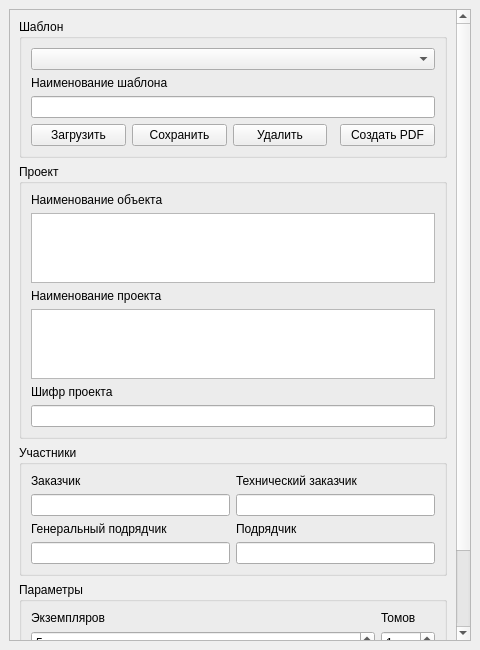
<?xml version="1.0" encoding="UTF-8"?>
<ui version="4.0">
 <class>MainWindow</class>

 <widget class="QMainWindow" name="MainWindow">
  <property name="windowTitle">
   <string>Титульники</string>
  </property>

  <property name="minimumSize">
   <size>
    <width>480</width>
    <height>650</height>
   </size>
  </property>

  <property name="locale">
   <locale language="Russian" country="Russia"/>
  </property>

  <widget class="QWidget" name="centralwidget">
   <layout class="QVBoxLayout" name="mainLayout">
    <property name="spacing">
     <number>10</number>
    </property>

    <item>
     <widget class="QScrollArea" name="scrollArea">
      <property name="widgetResizable">
       <bool>true</bool>
      </property>

      <widget class="QWidget" name="scrollContent">
       <layout class="QVBoxLayout" name="contentLayout">

        <!-- ШАБЛОН -->
        <item>
         <widget class="QGroupBox" name="templateGroup">
          <property name="title">
           <string>Шаблон</string>
          </property>
          <layout class="QVBoxLayout">

           <item>
            <widget class="QComboBox" name="samples"/>
           </item>

           <item>
            <widget class="QLabel">
             <property name="text">
              <string>Наименование шаблона</string>
             </property>
            </widget>
           </item>

           <item>
            <widget class="QLineEdit" name="sample_text_box"/>
           </item>

           <item>
            <layout class="QHBoxLayout">
             <item><widget class="QPushButton" name="loadSample"><property name="text"><string>Загрузить</string></property></widget></item>
             <item><widget class="QPushButton" name="saveSample"><property name="text"><string>Сохранить</string></property></widget></item>
             <item><widget class="QPushButton" name="deleteSample"><property name="text"><string>Удалить</string></property></widget></item>
             <item><spacer><property name="orientation"><enum>Qt::Horizontal</enum></property></spacer></item>
             <item><widget class="QPushButton" name="createPDF"><property name="text"><string>Создать PDF</string></property></widget></item>
            </layout>
           </item>

          </layout>
         </widget>
        </item>

        <!-- ПРОЕКТ -->
        <item>
         <widget class="QGroupBox" name="projectGroup">
          <property name="title">
           <string>Проект</string>
          </property>
          <layout class="QVBoxLayout">

           <item><widget class="QLabel"><property name="text"><string>Наименование объекта</string></property></widget></item>
           <item><widget class="QTextEdit" name="object_text_box"/></item>

           <item><widget class="QLabel"><property name="text"><string>Наименование проекта</string></property></widget></item>
           <item><widget class="QTextEdit" name="project_text_box"/></item>

           <item><widget class="QLabel"><property name="text"><string>Шифр проекта</string></property></widget></item>
           <item><widget class="QLineEdit" name="cipher_text_box"/></item>

          </layout>
         </widget>
        </item>

        <!-- УЧАСТНИКИ -->
        <item>
         <widget class="QGroupBox" name="participantsGroup">
          <property name="title">
           <string>Участники</string>
          </property>
          <layout class="QGridLayout">

           <item row="0" column="0"><widget class="QLabel"><property name="text"><string>Заказчик</string></property></widget></item>
           <item row="1" column="0"><widget class="QLineEdit" name="customer_text_box"/></item>

           <item row="0" column="1"><widget class="QLabel"><property name="text"><string>Технический заказчик</string></property></widget></item>
           <item row="1" column="1"><widget class="QLineEdit" name="tech_cust_text_box"/></item>

           <item row="2" column="0"><widget class="QLabel"><property name="text"><string>Генеральный подрядчик</string></property></widget></item>
           <item row="3" column="0"><widget class="QLineEdit" name="gen_dev_text_box"/></item>

           <item row="2" column="1"><widget class="QLabel"><property name="text"><string>Подрядчик</string></property></widget></item>
           <item row="3" column="1"><widget class="QLineEdit" name="dev_text_box"/></item>

          </layout>
         </widget>
        </item>

        <!-- ПАРАМЕТРЫ -->
        <item>
         <widget class="QGroupBox" name="paramsGroup">
          <property name="title">
           <string>Параметры</string>
          </property>
          <layout class="QGridLayout">

           <item row="0" column="0">
            <widget class="QLabel">
             <property name="text">
              <string>Экземпляров</string>
             </property>
            </widget>
           </item>
           <item row="1" column="0">
            <widget class="QSpinBox" name="copy_text_box">
             <property name="minimum">
              <number>1</number>
             </property>
             <property name="maximum">
              <number>10</number>
             </property>
             <property name="value">
              <number>5</number>
             </property>
            </widget>
           </item>

           <item row="0" column="1">
            <widget class="QLabel">
             <property name="text">
              <string>Томов</string>
             </property>
            </widget>
           </item>
           <item row="1" column="1">
            <widget class="QSpinBox" name="vol_text_box">
             <property name="minimum">
              <number>1</number>
             </property>
             <property name="maximum">
              <number>25</number>
             </property>
             <property name="value">
              <number>1</number>
             </property>
            </widget>
           </item>

           <item row="2" column="0">
            <widget class="QLabel">
             <property name="text">
              <string>Город</string>
             </property>
            </widget>
           </item>
           <item row="3" column="0">
            <widget class="QLineEdit" name="city_text_box"/>
           </item>

           <item row="2" column="1">
            <widget class="QLabel">
             <property name="text">
              <string>Год</string>
             </property>
            </widget>
           </item>
           <item row="3" column="1">
            <widget class="QSpinBox" name="year_text_box">
             <property name="minimum">
              <number>1973</number>
             </property>
             <property name="maximum">
              <number>3000</number>
             </property>
             <property name="value">
              <number>1973</number>
             </property>
            </widget>
           </item>

          </layout>
         </widget>
        </item>

        <item>
         <spacer>
          <property name="orientation"><enum>Qt::Vertical</enum></property>
         </spacer>
        </item>

       </layout>
      </widget>
     </widget>
    </item>

   </layout>
  </widget>
 </widget>

 <resources/>
 <connections/>
</ui>
